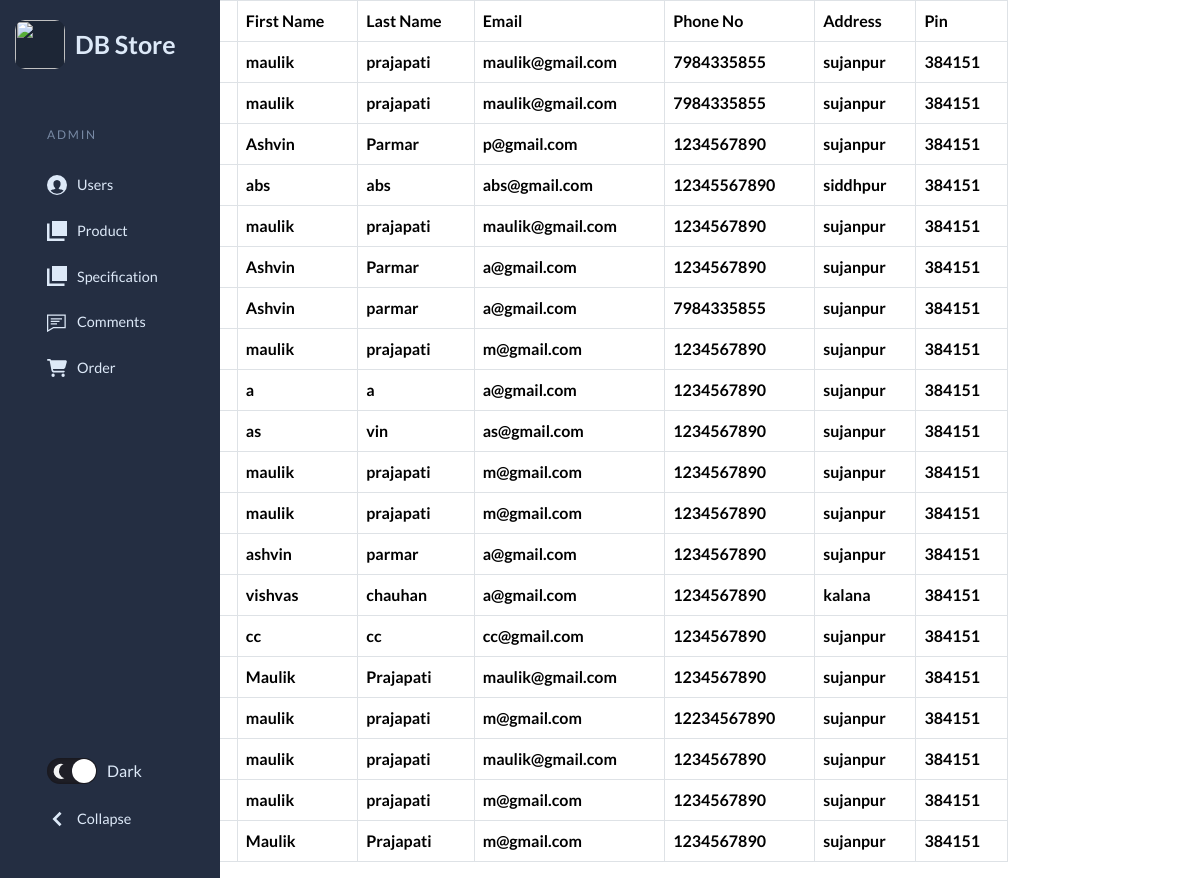
The page /adminOrders.php (signed in) on the database its author committed.
### tables this page shows
CREATE TABLE `orders` (
  `order_id` int(255) NOT NULL,
  `firstName` varchar(255) NOT NULL,
  `lastName` varchar(255) NOT NULL,
  `email` varchar(255) NOT NULL,
  `phoneNo` varchar(255) NOT NULL,
  `address` varchar(255) NOT NULL,
  `pin` bigint(255) NOT NULL,
  `product_id` int(255) NOT NULL
);

### adminOrders.php (the view, shortened to what this page needs)
<?php
include "connection.php";
?>
<!DOCTYPE html>
<html lang="en">
<head>
    <link href="https://cdn.jsdelivr.net/npm/bootstrap@5.3.2/dist/css/bootstrap.min.css" rel="stylesheet">
    <link rel="stylesheet" href="https://cdnjs.cloudflare.com/ajax/libs/font-awesome/6.5.1/css/all.min.css" />
</head>
<body>
    <div class="container" style="width: 70%;">
        <?php
        include_once "adminNavbar.php";
        ?>
        <div class="row">
            <div class="col-12">
                <table class="table table-bordered">
                    <thead>
                        <tr>
                            <th>Id</th>
                            <th>First Name</th>
                            <th>Last Name</th>
                            <th>Email</th>
                            <th>Phone No</th>
                            <th>Address</th>
                            <th>Pin</th>
                        </tr>
                    </thead>
                    <tbody>
                        <?php
                        $query = "SELECT * FROM orders";
                        $result = mysqli_query($conn, $query);
                        while ($row = mysqli_fetch_assoc($result)) {
                        ?>
                            <tr>
                                <th><?php echo $row['order_id'];?></th>
                                <th><?php echo $row['firstName'];?></th>
                                <th><?php echo $row['lastName'];?></th>
                                <th><?php echo $row['email'];?></th>
                                <th><?php echo $row['phoneNo'];?></th>
                                <th><?php echo $row['address'];?></th>
                                <th><?php echo $row['pin'];?></th>
                            </tr>
                        <?php
                        }
                        ?>
                    </tbody>
                </table>
            </div>
        </div>
    </div>
</body>
</html>

### adminNavbar.php (shortened to what this page needs)
<!DOCTYPE html>
<html lang="en">
<head>
</head>
<body>
  <header class="page-header">
    <nav>
      <a href="#0" aria-label="forecastr logo" class="logo" style="display:flex; align-items: center; gap:10px; ">
        <img src="images\logo1.jpg" alt="" width="50px" height="49px" style="background-color: #1d2636;  border-radius: 10px;"> <span style="font-weight: 600; font-size: 25px;">DB Store</span>
      </a>
      <ul class="admin-menu">
        <li class="menu-heading">
         <a href="admin.php"> <h3>Admin</h3></a>
        </li>
        <li>
          <a href="adminUser.php">
            <svg>
              <use xlink:href="#users"></use>
            </svg>
            <span>Users</span>
          </a>
        </li>
        <li>
          <a href="adminProduct.php">
            <svg>
              <use xlink:href="#pages"></use>
            </svg>
            <span>Product</span>
          </a>
        </li>
        <li>
          <a href="adminspecification.php">
            <svg>
              <use xlink:href="#pages"></use>
            </svg>
            <span>Specification</span>
          </a>
        </li>
        <li>
          <a href="adminContact.php">
            <svg>
              <use xlink:href="#comments"></use>
            </svg>
            <span>Comments</span>
          </a>
        </li>
        <li>
          <a href="adminOrders.php">
            <span>Order</span>
          </a>
        </li>
        <li>
          <div class="switch">
            <label for="mode">
              <span></span>
              <span>Dark</span>
            </label>
          </div>
          <button class="collapse-btn" aria-expanded="true" aria-label="collapse menu">
            <svg aria-hidden="true">
              <use xlink:href="#collapse"></use>
            </svg>
            <span>Collapse</span>
          </button>
        </li>
      </ul>
    </nav>
  </header>
</body>
</html>

### adminNavbar.php (style rules this page uses)
:root { --page-header-bgColor: #242e42; --page-header-bgColor-hover: #1d2636; --page-header-txtColor: #dde9f8; --page-header-headingColor: #7889a4; --page-header-width: 220px; --page-content-bgColor: #f0f1f6; --page-content-txtColor: #171616; --page-content-blockColor: #fff; --white: #fff; --black: #333; --blue: #00b9eb; --red: #ec1848; --border-radius: 4px; --box-shadow: 0 0 10px -2px rgba(0, 0, 0, 0.075); --switch-bgLightModeColor: #87cefa; --switch-sunColor: gold; --switch-moonColor: #f4f4f4; --switch-bgDarkModeColor: #1f1f27; }
* { padding: 0; margin: 0; box-sizing: border-box; }
ul { list-style: none; }
a, button { color: inherit; }
a { text-decoration: none; }
button { background: none; cursor: pointer; }
label { cursor: pointer; }
button, input { border: none; }
svg { display: block; }
body { font: 16px/1.5 "Lato", sans-serif; }
.page-header { position: fixed; top: 0; left: 0; right: 0; bottom: 0; overflow: auto; padding-top: 20px; width: var(--page-header-width); color: var(--page-header-txtColor); background: var(--page-header-bgColor); }
.page-header nav { display: flex; flex-direction: column; min-height: 100%; }
.page-header .logo { display: block; margin: 0 15px; }
.page-header .admin-menu { display: flex; flex-direction: column; flex-grow: 1; margin-top: 35px; }
.page-header .admin-menu li:nth-last-child(2) { margin-bottom: 35px; }
.page-header .admin-menu li:last-child { margin-top: auto; margin-bottom: 20px; }
.page-header .admin-menu li>* { width: 100%; padding: 12px 15px; }
.page-header .admin-menu .menu-heading h3 { text-transform: uppercase; letter-spacing: 0.15em; font-size: 12px; margin-top: 12px; color: var(--page-header-headingColor); }
.page-header .admin-menu svg { width: 20px; height: 20px; fill: var(--page-header-txtColor); margin-right: 10px; }
.page-header .admin-menu a, .page-header .admin-menu button { display: flex; align-items: center; font-size: 0.9rem; }
.switch label { display: grid; grid-template-columns: auto auto; grid-column-gap: 10px; align-items: center; justify-content: flex-start; }
.switch span:first-child { position: relative; width: 50px; height: 26px; border-radius: 15px; box-shadow: inset 0 0 5px rgba(0, 0, 0, 0.4); background: var(--switch-bgLightModeColor); transition: all 0.3s; }
.switch span:first-child::before, .switch span:first-child::after { content: ""; position: absolute; border-radius: 50%; }
.switch span:first-child::before { top: 1px; left: 1px; width: 24px; height: 24px; background: var(--white); z-index: 1; transition: transform 0.3s; }
.switch span:first-child::after { top: 50%; right: 8px; width: 10px; height: 10px; transform: translateY(-50%); background: var(--switch-sunColor); box-shadow: 0 0 4px 2px #ffdb1a; }
.switch [type="checkbox"]:checked+label span:first-child { background: var(--switch-bgDarkModeColor); }
.switch [type="checkbox"]:checked+label span:first-child::before { transform: translateX(24px); }
.switch [type="checkbox"]:checked+label span:first-child::after { left: 12px; width: 15px; height: 15px; background: transparent; box-shadow: -2px -5px 0 var(--switch-moonColor); transform: translateY(-50%) rotate(-72deg); }

### rows shown on the page
orders: firstName "maulik", lastName "prajapati", email "maulik@gmail.com", phoneNo "7984335855", address "sujanpur", pin "384151"
orders: firstName "maulik", lastName "prajapati", email "maulik@gmail.com", phoneNo "7984335855", address "sujanpur", pin "384151"
orders: firstName "Ashvin", lastName "Parmar", email "p@gmail.com", phoneNo "1234567890", address "sujanpur", pin "384151"
orders: firstName "abs", lastName "abs", email "abs@gmail.com", phoneNo "12345567890", address "siddhpur", pin "384151"
orders: firstName "maulik", lastName "prajapati", email "maulik@gmail.com", phoneNo "1234567890", address "sujanpur", pin "384151"
orders: firstName "Ashvin", lastName "Parmar", email "a@gmail.com", phoneNo "1234567890", address "sujanpur", pin "384151"
orders: firstName "Ashvin", lastName "parmar", email "a@gmail.com", phoneNo "7984335855", address "sujanpur", pin "384151"
orders: firstName "maulik", lastName "prajapati", email "m@gmail.com", phoneNo "1234567890", address "sujanpur", pin "384151"
orders: firstName "a", lastName "a", email "a@gmail.com", phoneNo "1234567890", address "sujanpur", pin "384151"
orders: firstName "as", lastName "vin", email "as@gmail.com", phoneNo "1234567890", address "sujanpur", pin "384151"
orders: firstName "maulik", lastName "prajapati", email "m@gmail.com", phoneNo "1234567890", address "sujanpur", pin "384151"
orders: firstName "maulik", lastName "prajapati", email "m@gmail.com", phoneNo "1234567890", address "sujanpur", pin "384151"
orders: firstName "ashvin", lastName "parmar", email "a@gmail.com", phoneNo "1234567890", address "sujanpur", pin "384151"
orders: firstName "vishvas", lastName "chauhan", email "a@gmail.com", phoneNo "1234567890", address "kalana", pin "384151"
orders: firstName "cc", lastName "cc", email "cc@gmail.com", phoneNo "1234567890", address "sujanpur", pin "384151"
orders: firstName "Maulik", lastName "Prajapati", email "maulik@gmail.com", phoneNo "1234567890", address "sujanpur", pin "384151"
orders: firstName "maulik", lastName "prajapati", email "m@gmail.com", phoneNo "12234567890", address "sujanpur", pin "384151"
orders: firstName "maulik", lastName "prajapati", email "maulik@gmail.com", phoneNo "1234567890", address "sujanpur", pin "384151"
orders: firstName "maulik", lastName "prajapati", email "m@gmail.com", phoneNo "1234567890", address "sujanpur", pin "384151"
orders: firstName "Maulik", lastName "Prajapati", email "m@gmail.com", phoneNo "1234567890", address "sujanpur", pin "384151"
